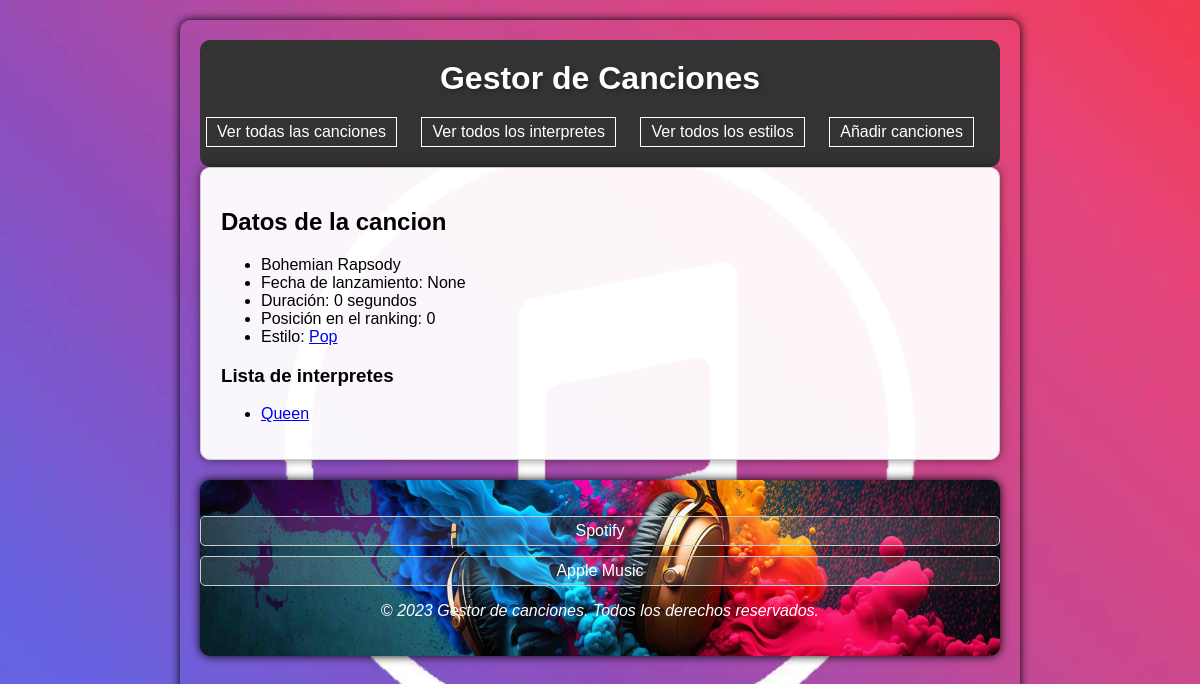
Before: /canciones/2 with the older database file.
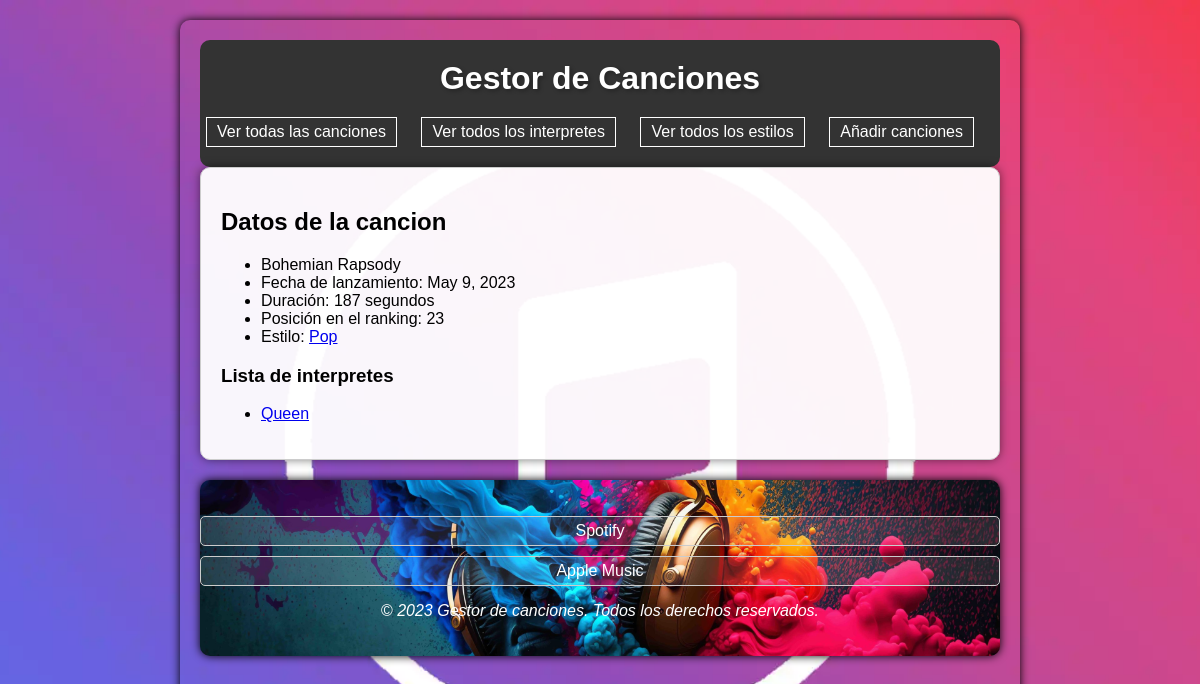
After: the same page with the newer database file.
### appTop100/models.py (models this page shows, shortened)
class Cancion(models.Model):
    titulo = models.CharField(max_length=50)
    estilo = models.ForeignKey(Estilo, on_delete=models.CASCADE)
    interpretes = models.ManyToManyField(Interprete)
    fecha_lanzamiento = models.DateField(default=None, null=True)
    duracion = models.IntegerField(default=0)
    posicion = models.IntegerField(default=0)

class Estilo(models.Model):
    nombre = models.CharField(max_length=50)
    def __str__(self):
        return self.nombre

### appTop100/views.py (the view)
# urls.py: path('canciones/<int:pk>', views.show_cancion.as_view(), name='cancion'),
class show_cancion(DetailView):
    model = Cancion
    template_name = 'cancion.html'
    context_object_name = 'cancion'
    def get_context_data(self, **kwargs):
        context = super().get_context_data(**kwargs)
        context['interpretes'] = self.object.interpretes.all()
        return context

### appTop100/templates/cancion.html (shortened to what this page needs)
{% extends "base.html" %}
{% block contenido %}
<h2>Datos de la cancion</h2>
{% if cancion %}
    <ul>
        <li>
            {{ cancion.titulo}}
		</li>
		<li>
			Fecha de lanzamiento: {{ cancion.fecha_lanzamiento}}
		</li>
		<li>
			Duración: {{ cancion.duracion}} segundos
		<li>
			Posición en el ranking: {{ cancion.posicion}}
        </li>
        <li>
	    	Estilo: <a href="{% url 'detail' cancion.estilo.id %}">{{ cancion.estilo}}</a>
        </li>
    </ul>
	<h3>Lista de interpretes</h3>
	{% if interpretes %}
		<ul>
		{% for i in interpretes %}
                    <li><a href="{% url 'interprete' i.id %}">{{ i.nombre}}</a></li>
		{% endfor %}
		</ul>
	{% else %}
		<p>No tiene interpretes asociados.</p>
	{% endif %}
{% else %}
    <p>No existe esta cancion.</p>
{% endif %}
{% endblock %}

Changed rows visible on the page:
changed Cancion "Bohemian Rapsody": fecha_lanzamiento "None" → "May 9, 2023"; duracion "0" → "187"; posicion "0" → "23"
